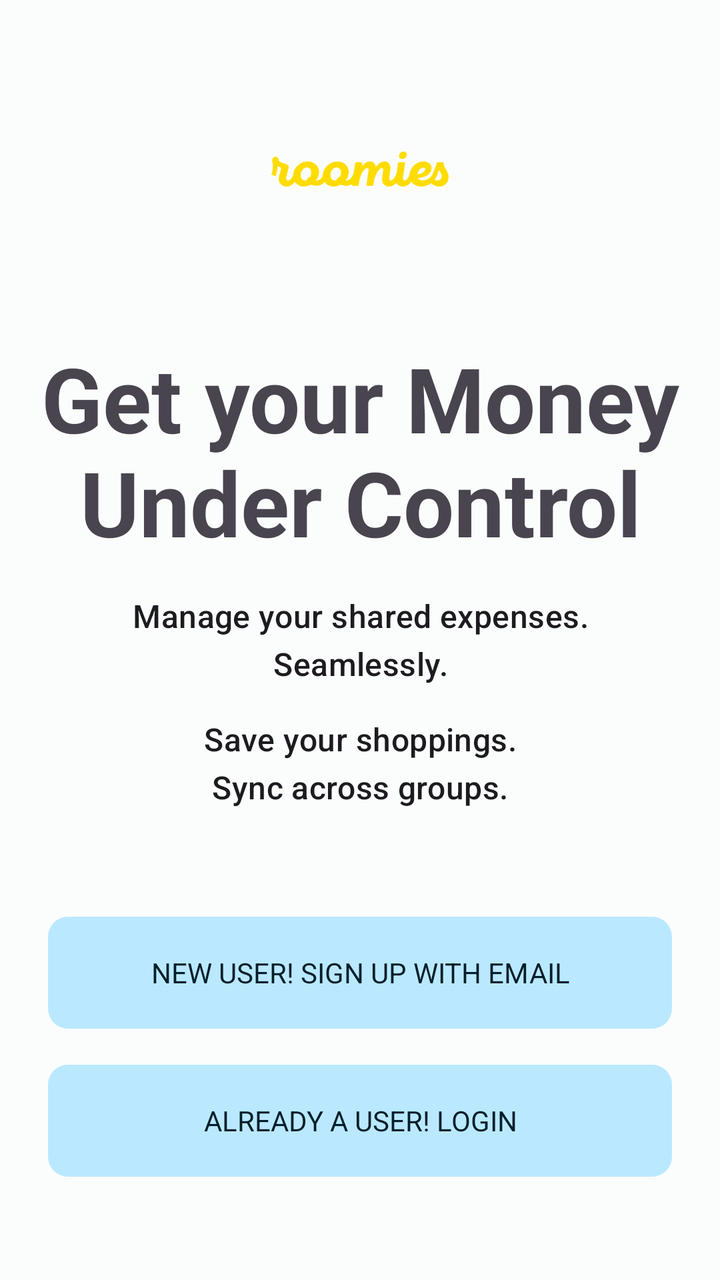
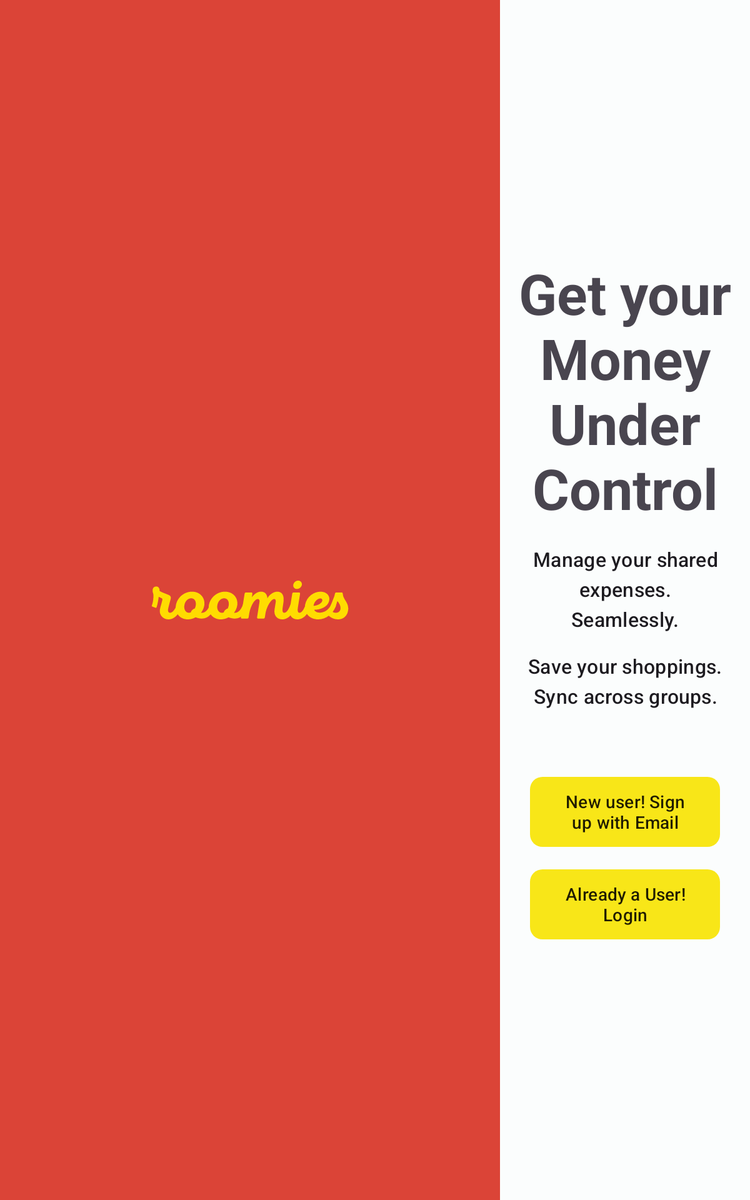

The same Android screen from two of the app's own layout files: first res/layout/ as a phone draws it, then the repository's variant for another configuration, drawn on a device whose configuration selects that folder. Both files follow.
<!-- AndroidManifest.xml: application theme Theme.RoomiesSaver -->
<!-- res/layout/fragment_user_auth.xml -->
<?xml version="1.0" encoding="utf-8"?>
<layout xmlns:android="http://schemas.android.com/apk/res/android"
    xmlns:app="http://schemas.android.com/apk/res-auto"
    xmlns:tools="http://schemas.android.com/tools">

    <data>

    </data>

    <RelativeLayout
        android:layout_width="match_parent"
        android:layout_height="match_parent"
        tools:context=".UserAuthFragment">

        <ImageView
            android:layout_width="match_parent"
            android:layout_height="wrap_content"
            android:layout_above="@id/title"
            android:src="@drawable/ic_ic2" />

        <TextView
            android:id="@+id/title"
            android:layout_width="match_parent"
            android:layout_height="wrap_content"

            android:layout_above="@id/message"
            android:text="Get your Money\nUnder Control"
            android:textAlignment="center"
            android:textAppearance="@style/TextAppearance.Material3.DisplayMedium"
            android:textStyle="bold" />

        <TextView
            android:id="@+id/message"
            android:layout_width="match_parent"
            android:layout_height="wrap_content"
            android:layout_centerInParent="true"
            android:layout_marginTop="16dp"
            android:text="Manage your shared expenses.\nSeamlessly."
            android:textAlignment="center"
            android:textAppearance="@style/TextAppearance.Material3.TitleMedium" />

        <TextView
            android:id="@+id/message2"
            android:layout_width="match_parent"
            android:layout_height="wrap_content"
            android:layout_below="@id/message"
            android:layout_marginTop="16dp"
            android:text="Save your shoppings.\nSync across groups."
            android:textAlignment="center"
            android:textAppearance="@style/TextAppearance.Material3.TitleMedium" />


        <com.google.android.material.button.MaterialButton
            android:id="@+id/signup"
            style="@style/Widget.Material3.FloatingActionButton.Primary"
            android:layout_width="match_parent"
            android:layout_height="?attr/actionBarSize"
            android:layout_below="@id/message2"
            android:layout_marginStart="24dp"
            android:textAllCaps="true"
            android:layout_marginTop="50dp"
            android:layout_marginEnd="24dp"
            android:text="New user! Sign up with Email"
            app:cornerRadius="10dp">

        </com.google.android.material.button.MaterialButton>
        <com.google.android.material.button.MaterialButton
            android:id="@+id/signin"
            style="@style/Widget.Material3.FloatingActionButton.Primary"
            android:layout_width="match_parent"
            android:layout_height="?attr/actionBarSize"
            android:layout_below="@id/signup"
            android:layout_marginStart="24dp"
            android:layout_marginTop="10dp"
            app:cornerRadius="10dp"
            android:textAllCaps="true"
            android:layout_marginEnd="24dp"
            android:text="Already a User! Login">

        </com.google.android.material.button.MaterialButton>



    </RelativeLayout>
</layout>
<!-- resources referenced by this layout -->
<resources>
  <color name="md_theme_light_primary">#006684</color>
  <color name="md_theme_light_onPrimary">#FFFFFF</color>
  <color name="md_theme_light_primaryContainer">#BAE9FF</color>
  <color name="md_theme_light_onPrimaryContainer">#001F2A</color>
  <color name="md_theme_light_secondary">#696000</color>
  <color name="md_theme_light_onSecondary">#FFFFFF</color>
  <color name="md_theme_light_secondaryContainer">#F8E618</color>
  <color name="md_theme_light_onSecondaryContainer">#201C00</color>
  <color name="md_theme_light_tertiary">#B4262D</color>
  <color name="md_theme_light_onTertiary">#FFFFFF</color>
  <color name="md_theme_light_tertiaryContainer">#FFDAD6</color>
  <color name="md_theme_light_onTertiaryContainer">#410004</color>
  <color name="md_theme_light_error">#BA1B1B</color>
  <color name="md_theme_light_errorContainer">#FFDAD4</color>
  <color name="md_theme_light_onError">#FFFFFF</color>
  <color name="md_theme_light_onErrorContainer">#410001</color>
  <color name="md_theme_light_background">#FBFDFD</color>
  <color name="md_theme_light_onBackground">#191C1D</color>
  <color name="md_theme_light_surface">#FBFDFD</color>
  <color name="md_theme_light_onSurface">#191C1D</color>
  <color name="md_theme_light_surfaceVariant">#DCE3E8</color>
  <color name="md_theme_light_onSurfaceVariant">#40484C</color>
  <color name="md_theme_light_outline">#70787D</color>
  <color name="md_theme_light_inverseOnSurface">#EFF1F1</color>
  <color name="md_theme_light_inverseSurface">#2D3132</color>
  <color name="md_theme_light_primaryInverse">#61D3FF</color>
  <!-- from res/values-v29/ -->
  <style name="ThemeOverlay.App.DatePicker" parent="@style/ThemeOverlay.Material3.MaterialCalendar">
  
          <item name="shapeAppearanceSmallComponent">@style/ShapeAppearance.App.SmallComponent</item>
          <item name="shapeAppearanceMediumComponent">@style/ShapeAppearance.App.MediumComponent</item>
          
      </style>
  <!-- from res/values-v29/ -->
  <style name="ThemeOverlay.App.BottomSheetDialog" parent="ThemeOverlay.Material3.BottomSheetDialog">
          <item name="bottomSheetStyle">@style/ModalBottomSheetDialog</item>
      </style>
  <style name="Widget.App.CircularProgressIndicator" parent="Widget.Material3.CircularProgressIndicator">
          <item name="materialThemeOverlay">@style/ThemeOverlay.App.CircularProgressIndicator</item>
          <item name="trackThickness">20dp</item>
      </style>
  <style name="ShapeAppearance.App.SmallComponent" parent="ShapeAppearance.Material3.SmallComponent">
          <item name="cornerFamily">rounded</item>
          <item name="cornerSize">16dp</item>
      </style>
  <style name="ShapeAppearance.App.MediumComponent" parent="ShapeAppearance.Material3.MediumComponent">
          <item name="cornerFamily">rounded</item>
          <item name="cornerSize">16dp</item>
      </style>
  <style name="ModalBottomSheetDialog" parent="Widget.Material3.BottomSheet.Modal">
          <item name="elevation">8dp</item>
          <item name="android:windowBackground">@color/transparent</item>
          <item name="shapeAppearance">@style/ShapeAppearance.App.LargeComponent</item>
      </style>
  <style name="ThemeOverlay.App.CircularProgressIndicator" parent="Widget.Material3.CircularProgressIndicator">
          <item name="colorPrimary">#4B4285F4</item>
      </style>
  <color name="transparent">#683C3C3C</color>
  <style name="ShapeAppearance.App.LargeComponent" parent="ShapeAppearance.Material3.LargeComponent">
          <item name="cornerFamily">rounded</item>
          <item name="cornerSize">24dp</item>
      </style>
  <!-- some entries are left out for length -->
</resources>
<!-- res/layout-sw600dp/fragment_user_auth.xml (the repository's variant of the layout above) -->
<!-- drawn on a 7-inch tablet held upright -->
<?xml version="1.0" encoding="utf-8"?>
<layout xmlns:android="http://schemas.android.com/apk/res/android"
    xmlns:app="http://schemas.android.com/apk/res-auto"
    xmlns:tools="http://schemas.android.com/tools">

    <data>

    </data>

    <RelativeLayout
        android:layout_width="match_parent"
        android:layout_height="match_parent"
        tools:context=".UserAuthFragment">
        <LinearLayout
            android:layout_width="match_parent"
            android:orientation="horizontal"
            android:layout_height="match_parent">
            <ImageView
                android:layout_width="400dp"
                android:background="@color/colorRed"
                android:layout_height="match_parent"
                android:src="@drawable/ic_ic2" />

            <LinearLayout
                android:orientation="vertical"
                android:gravity="center"
                android:layout_width="match_parent"
                android:layout_height="match_parent">
                <TextView
                    android:id="@+id/title"
                    android:layout_width="match_parent"
                    android:layout_height="wrap_content"
                    android:text="Get your Money\nUnder Control"
                    android:textAlignment="center"
                    android:textAppearance="@style/TextAppearance.Material3.DisplayMedium"
                    android:textStyle="bold" />

                <TextView
                    android:id="@+id/message"
                    android:layout_width="match_parent"
                    android:layout_height="wrap_content"
                    android:layout_marginTop="16dp"
                    android:text="Manage your shared expenses.\nSeamlessly."
                    android:textAlignment="center"
                    android:textAppearance="@style/TextAppearance.Material3.TitleMedium" />

                <TextView
                    android:id="@+id/message2"
                    android:layout_width="match_parent"
                    android:layout_height="wrap_content"
                    android:layout_marginTop="16dp"
                    android:text="Save your shoppings.\nSync across groups."
                    android:textAlignment="center"
                    android:textAppearance="@style/TextAppearance.Material3.TitleMedium" />

                <com.google.android.material.button.MaterialButton
                    android:id="@+id/signup"
                    style="@style/Widget.Material3.Button.TonalButton"
                    android:layout_width="match_parent"
                    android:layout_height="?attr/actionBarSize"
                    android:layout_below="@id/message2"
                    android:layout_marginStart="24dp"
                    android:layout_marginTop="50dp"
                    app:cornerRadius="10dp"
                    android:layout_marginEnd="24dp"
                    android:text="New user! Sign up with Email">

                </com.google.android.material.button.MaterialButton>
                <com.google.android.material.button.MaterialButton
                    android:id="@+id/signin"
                    style="@style/Widget.Material3.Button.TonalButton"
                    android:layout_width="match_parent"
                    android:layout_height="?attr/actionBarSize"
                    android:layout_below="@id/signup"
                    android:layout_marginStart="24dp"
                    android:layout_marginTop="10dp"
                    app:cornerRadius="10dp"

                    android:layout_marginEnd="24dp"
                    android:text="Already a User! Login">

                </com.google.android.material.button.MaterialButton>
            </LinearLayout>

        </LinearLayout>






    </RelativeLayout>
</layout>
<!-- resources referenced by the variant -->
<!-- as a 7-inch tablet held upright resolves them -->
<resources>
  <color name="colorRed">#DB4437</color>
  <color name="md_theme_light_primary">#006684</color>
  <color name="md_theme_light_onPrimary">#FFFFFF</color>
  <color name="md_theme_light_primaryContainer">#BAE9FF</color>
  <color name="md_theme_light_onPrimaryContainer">#001F2A</color>
  <color name="md_theme_light_secondary">#696000</color>
  <color name="md_theme_light_onSecondary">#FFFFFF</color>
  <color name="md_theme_light_secondaryContainer">#F8E618</color>
  <color name="md_theme_light_onSecondaryContainer">#201C00</color>
  <color name="md_theme_light_tertiary">#B4262D</color>
  <color name="md_theme_light_onTertiary">#FFFFFF</color>
  <color name="md_theme_light_tertiaryContainer">#FFDAD6</color>
  <color name="md_theme_light_onTertiaryContainer">#410004</color>
  <color name="md_theme_light_error">#BA1B1B</color>
  <color name="md_theme_light_errorContainer">#FFDAD4</color>
  <color name="md_theme_light_onError">#FFFFFF</color>
  <color name="md_theme_light_onErrorContainer">#410001</color>
  <color name="md_theme_light_background">#FBFDFD</color>
  <color name="md_theme_light_onBackground">#191C1D</color>
  <color name="md_theme_light_surface">#FBFDFD</color>
  <color name="md_theme_light_onSurface">#191C1D</color>
  <color name="md_theme_light_surfaceVariant">#DCE3E8</color>
  <color name="md_theme_light_onSurfaceVariant">#40484C</color>
  <color name="md_theme_light_outline">#70787D</color>
  <color name="md_theme_light_inverseOnSurface">#EFF1F1</color>
  <color name="md_theme_light_inverseSurface">#2D3132</color>
  <color name="md_theme_light_primaryInverse">#61D3FF</color>
  <!-- from res/values-v29/ -->
  <style name="ThemeOverlay.App.DatePicker" parent="@style/ThemeOverlay.Material3.MaterialCalendar">
  
          <item name="shapeAppearanceSmallComponent">@style/ShapeAppearance.App.SmallComponent</item>
          <item name="shapeAppearanceMediumComponent">@style/ShapeAppearance.App.MediumComponent</item>
          
      </style>
  <!-- from res/values-v29/ -->
  <style name="ThemeOverlay.App.BottomSheetDialog" parent="ThemeOverlay.Material3.BottomSheetDialog">
          <item name="bottomSheetStyle">@style/ModalBottomSheetDialog</item>
      </style>
  <style name="Widget.App.CircularProgressIndicator" parent="Widget.Material3.CircularProgressIndicator">
          <item name="materialThemeOverlay">@style/ThemeOverlay.App.CircularProgressIndicator</item>
          <item name="trackThickness">20dp</item>
      </style>
  <style name="ShapeAppearance.App.SmallComponent" parent="ShapeAppearance.Material3.SmallComponent">
          <item name="cornerFamily">rounded</item>
          <item name="cornerSize">16dp</item>
      </style>
  <style name="ShapeAppearance.App.MediumComponent" parent="ShapeAppearance.Material3.MediumComponent">
          <item name="cornerFamily">rounded</item>
          <item name="cornerSize">16dp</item>
      </style>
  <style name="ModalBottomSheetDialog" parent="Widget.Material3.BottomSheet.Modal">
          <item name="elevation">8dp</item>
          <item name="android:windowBackground">@color/transparent</item>
          <item name="shapeAppearance">@style/ShapeAppearance.App.LargeComponent</item>
      </style>
  <style name="ThemeOverlay.App.CircularProgressIndicator" parent="Widget.Material3.CircularProgressIndicator">
          <item name="colorPrimary">#4B4285F4</item>
      </style>
  <color name="transparent">#683C3C3C</color>
  <style name="ShapeAppearance.App.LargeComponent" parent="ShapeAppearance.Material3.LargeComponent">
          <item name="cornerFamily">rounded</item>
          <item name="cornerSize">24dp</item>
      </style>
  <!-- some entries are left out for length -->
</resources>
